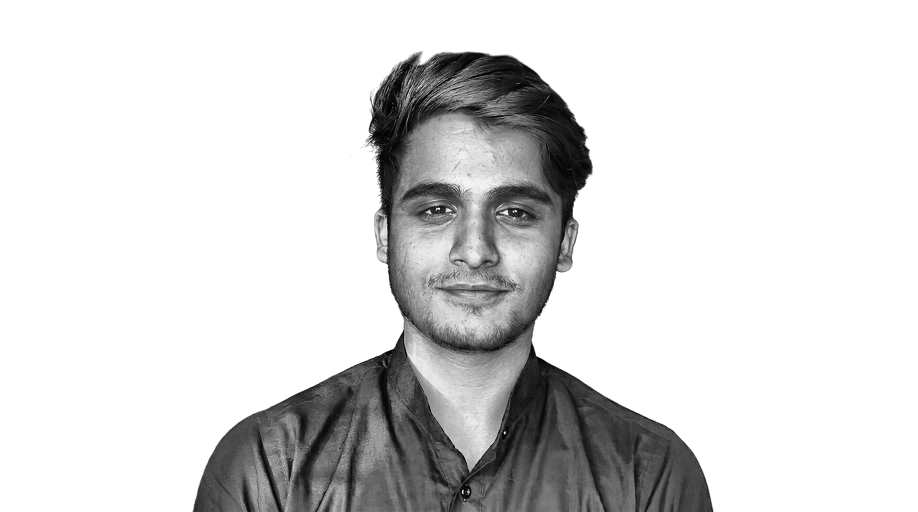
#> input picture assets/images/source-prepped.png, 2752 x 1536 px (shown at 1/3 size)
$ python make_ascii_svg.py
#> lines starting #> are read from the running program, lines starting #| are printed output that depends on the picture
### scripts/utils.py
"""
utils.py — Shared helpers, config constants, and SVG building blocks
for the RATHAN005 GitHub profile art pipeline.
"""

from __future__ import annotations
import os
import textwrap
from pathlib import Path

# ── Project root ──────────────────────────────────────────────────────────────
ROOT = Path(__file__).resolve().parent.parent   # d:/GitProfile/RATHAN005
SCRIPTS_DIR  = ROOT / "scripts"
DATA_DIR     = ROOT / "data"
ASSETS_DIR   = ROOT / "assets"
IMAGES_DIR   = ASSETS_DIR / "images"
ASCII_DIR    = ASSETS_DIR / "ascii"
CARDS_DIR    = ASSETS_DIR / "cards"
HEATMAP_DIR  = ASSETS_DIR / "heatmap"

# ── Profile config ────────────────────────────────────────────────────────────
USERNAME     = "RATHAN005"
DISPLAY_NAME = "Rathan K"
EMAIL        = "rathan14705@gmail.com"

# Neofetch card content (keep lines ≤ 42 chars for the SVG width)
INFO_LINES: list[tuple[str, str, str]] = [
    # (key_color, key, value)
    ("#39d353", "user",    f"{USERNAME}@github"),
    ("#555",    "─" * 22, ""),
    ("#a855f7", "role",    "Software Engineer"),
    ("#a855f7", "",        "Accessibility Engineer"),
    ("#6d28d9", "now",     "Accessibility Intern @ SQA"),
    ("#6d28d9", "",        "July 2026 – Present"),
    ("#4f46e5", "edu",     "B.E. CSE · Karpagam · 2027"),
    ("#7c3aed", "stack",   "React · Spring Boot · Node.js"),
    ("#7c3aed", "",        "Docker · Kubernetes · AWS"),
    ("#8b5cf6", "certs",   "AWS CCP · Oracle SQL/Java"),
    ("#8b5cf6", "",        "Cisco Net · Cisco Cyber"),
    ("#555",    "─" * 22, ""),
    ("#39d353", "open to", "Full Stack · DevOps"),
    ("#39d353", "",        "Accessibility · AI Tooling"),
    ("#555",    "─" * 22, ""),
    ("#a855f7", "email",   EMAIL),
]

# ── SVG helpers ───────────────────────────────────────────────────────────────
# [8 lines left out: function svg_open, not called in this run]


def svg_close() -> str:
    return "</svg>"


# [18 lines left out: functions embed_font, monospace_style, not called in this run]


# ── Ensure output directories exist ──────────────────────────────────────────
def ensure_dirs() -> None:
    for d in (DATA_DIR, IMAGES_DIR, ASCII_DIR, CARDS_DIR, HEATMAP_DIR):
        d.mkdir(parents=True, exist_ok=True)


# [4 lines that do not run on import are left out]

### scripts/make_ascii_svg.py
"""
make_ascii_svg.py — Convert a prepped grayscale photo (or built-in fallback art)
into a self-typing monochrome ASCII SVG for RATHAN005's GitHub profile.

Animation: each row wipes left-to-right via a clipPath that expands,
with a small block "cursor" riding the right edge. Rows stagger top-to-bottom.
Plays once, then freezes.

Photo path: assets/images/source-prepped.png
Output:     rathan-ascii.svg

If the photo is missing, a stylised built-in avatar is used instead.
"""

from __future__ import annotations
import sys
from pathlib import Path

sys.path.insert(0, str(Path(__file__).parent))
from utils import IMAGES_DIR, ROOT, ensure_dirs

OUTPUT_SVG  = ROOT / "rathan-ascii.svg"
PREPPED_IMG = IMAGES_DIR / "source-prepped.png"

# ── ASCII parameters ──────────────────────────────────────────────────────────
# Density ramp: index 0 = brightest (sparse), last = darkest (dense)
RAMP        = " .`':-=+*cso#%@"
CHAR_W      = 100    # character columns in the grid
CHAR_H      = 53     # character rows — matches ~2:1 cell aspect ratio

# ── SVG layout ────────────────────────────────────────────────────────────────
FONT_SIZE   = 7.5    # px — tight but readable
CHAR_PX_W   = 4.5    # px per character (monospace advance at font-size 7.5)
CHAR_PX_H   = 9.0    # px per row (line-height ~1.2×)
PAD_X       = 10
PAD_Y       = 14
SVG_W       = int(PAD_X * 2 + CHAR_W * CHAR_PX_W)   # ≈ 470
SVG_H       = int(PAD_Y * 2 + CHAR_H * CHAR_PX_H)   # ≈ 505
FONT        = "JetBrains Mono, Consolas, monospace"
FILL_COLOR  = "#b0bec5"   # monochrome light grey — clean on dark bg
BG_COLOR    = "#0d1117"
CURSOR_CLR  = "#a855f7"

# Animation timing
ROW_DELAY_MS   = 30    # stagger between rows
ROW_DUR_MS     = 380   # duration of each row's wipe
CURSOR_TRAIL   = 12    # px wide cursor block


# ── Built-in fallback art ─────────────────────────────────────────────────────
# A stylised "R" terminal avatar — used when no photo is present.
# 53 rows × 100 chars (padded to exactly CHAR_W with spaces).
_FALLBACK_ART_LINES = [
    "                                                                                                    ",
    "                                                                                                    ",
    "        .:::::::.    .:::::::.    :::::::::::   :::   :::       :::     ::::    :::                 ",
    "       :+:    :+:  :+:    :+:       :+:        :+:   :+:      :+:+:   :+:+:   :+:                 ",
    "      +:+    +:+  +:+    +:+       +:+        +:+   +:+     :+: +:+  +:+:+:  +:+                  ",
    "     +#++:++#:   +#+    +:+       +#+        +#+   +:+    +#+  +:+# +#+ +:+ +#+                   ",
    "    +#+    +#+  +#+    +#+       +#+        +#+   +#+   +#+#+#+#+#+ +#+  +#+#+#                    ",
    "   #+#    #+#  #+#    #+#       #+#        #+#   #+#   #+#    #+# #+#   #+#+#                     ",
    "  ###    ###   ########        ###         #######    ###    ### ###    ####                       ",
    "                                                                                                    ",
    "                                                                                                    ",
    "  ╔══════════════════════════════════════════════════════════════════════════════════════════╗      ",
    "  ║                                                                                          ║      ",
    "  ║   $ whoami                                                                               ║      ",
    "  ║   rathan — Software Engineer · Accessibility Engineer                                   ║      ",
    "  ║                                                                                          ║      ",
    "  ║   $ cat /etc/stack                                                                       ║      ",
    "  ║   React · Spring Boot · Node.js · Docker · Kubernetes · AWS · GitHub Actions            ║      ",
    "  ║                                                                                          ║      ",
    "  ║   $ cat /etc/role                                                                        ║      ",
    "  ║   Accessibility Intern @ SQA  |  B.E. CSE · Class of 2027                              ║      ",
    "  ║                                                                                          ║      ",
    "  ║   $ cat /etc/certs                                                                       ║      ",
    "  ║   AWS CCP · Oracle SQL/Java · Cisco Networking · Cisco Cybersecurity · NPTEL            ║      ",
    "  ║                                                                                          ║      ",
    "  ║   $ cat /etc/open_to                                                                     ║      ",
    "  ║   Full Stack  ·  DevOps / Cloud  ·  Accessibility  ·  AI Tooling                       ║      ",
    "  ║                                                                                          ║      ",
    "  ║   $ git log --oneline --projects                                                         ║      ",
    "  ║   abc1234  Kata-Sync — Chrome extension for dev workflow productivity                   ║      ",
    "  ║   def5678  DevSecOps Portal — JWT · RBAC · Vault · ArgoCD · Prometheus                 ║      ",
    "  ║   ghi9012  Staffbase — Spring Boot MVC · JWT · MySQL/PostgreSQL                        ║      ",
    "  ║   jkl3456  AI Chatbot on ESP32-C3 Mini — embedded C · Wi-Fi · REST AI                  ║      ",
    "  ║                                                                                          ║      ",
    "  ║   $ ping rathan14705@gmail.com                                                           ║      ",
    "  ║   PING success — I reply within 24h                                                     ║      ",
    "  ║                                                                                          ║      ",
    "  ╚══════════════════════════════════════════════════════════════════════════════════════════╝      ",
    "                                                                                                    ",
    "                                                                                                    ",
    "  ┌─────────────────────────────────────────────────────────────────────────────────────┐          ",
    "  │  WCAG 2.1  ·  NVDA  ·  Keyboard-only nav  ·  ARIA  ·  Assistive-tech auditing     │          ",
    "  └─────────────────────────────────────────────────────────────────────────────────────┘          ",
    "                                                                                                    ",
    "  ██████╗   ╦ ╦╦╦═╗╦  ╔╦╗                                                                         ",
    "  ██╔══██╗  ╠═╣║╠╣ ║  ║║║                                                                         ",
    "  ██████╔╝  ╩ ╩╩╩  ╩═╝╩ ╩                                                                         ",
    "  ██╔══██╗   Accessibility · DevOps · Full Stack · AI Tooling                                      ",
    "  ██████╔╝                                                                                          ",
    "  ╚═════╝    github.com/RATHAN005   ·   rathan14705@gmail.com                                      ",
    "                                                                                                    ",
    "                                                                                                    ",
    "                                                                                                    ",
]


def _pad_line(line: str, width: int = CHAR_W) -> str:
    """Pad / truncate a line to exactly `width` characters."""
    return line[:width].ljust(width)


def load_image_art() -> list[str] | None:
    """Try to load and convert the prepped photo to ASCII rows. Returns None if unavailable."""
    if not PREPPED_IMG.exists():
        return None
    try:
        from PIL import Image
        img = Image.open(PREPPED_IMG).convert("L")
        img = img.resize((CHAR_W, CHAR_H), Image.LANCZOS)

        rows: list[str] = []
        pixels = img.load()
        for row in range(CHAR_H):
            line = ""
            for col in range(CHAR_W):
                brightness = pixels[col, row]       # 0=black, 255=white
                idx = int(brightness / 255 * (len(RAMP) - 1))
                idx = len(RAMP) - 1 - idx           # invert: bright → sparse
                line += RAMP[idx]
            rows.append(line)
        return rows
    except Exception as e:
        print(f"WARNING: Could not load image ({e}). Using fallback art.")
        return None


def make_svg(rows: list[str]) -> str:
    parts: list[str] = []
    n_rows = len(rows)
    total_anim_ms = n_rows * ROW_DELAY_MS + ROW_DUR_MS

    # ── Header ──
    parts.append(
        f'<svg xmlns="http://www.w3.org/2000/svg" '
        f'width="{SVG_W}" height="{SVG_H}" '
        f'viewBox="0 0 {SVG_W} {SVG_H}">'
    )

    # ── Styles ──
    # Each row has an animation class; cursor fades in/out at end of row wipe
    parts.append(f"""<style>
@import url('https://fonts.googleapis.com/css2?family=JetBrains+Mono:wght@400&amp;display=swap');
@keyframes wipeIn {{
  from {{ clip-path: inset(0 100% 0 0); }}
  to   {{ clip-path: inset(0 0% 0 0); }}
}}
</style>""")

    # ── Background ──
    parts.append(
        f'<rect width="{SVG_W}" height="{SVG_H}" fill="{BG_COLOR}"/>'
    )

    # ── Rows ──
    # We use SVG <clipPath> + animation to wipe each row left-to-right.
    # Each row gets its own clipPath and animated <rect> inside it.
    defs_parts: list[str] = []
    text_parts: list[str] = []

    for ri, line in enumerate(rows):
        clip_id = f"cr{ri}"
        delay   = ri * ROW_DELAY_MS
        dur     = ROW_DUR_MS
        x       = PAD_X
        y       = PAD_Y + ri * CHAR_PX_H + FONT_SIZE   # text baseline

        # clipPath with an animated rect expanding left→right
        defs_parts.append(
            f'<clipPath id="{clip_id}">'
            f'<rect x="{x}" y="{y - FONT_SIZE}" '
            f'height="{CHAR_PX_H + 1}">'
            f'<animate attributeName="width" '
            f'from="0" to="{SVG_W}" '
            f'dur="{dur}ms" begin="{delay}ms" '
            f'fill="freeze"/>'
            f'</rect>'
            f'</clipPath>'
        )

        # Escape XML special chars in the art line
        safe = (line
                .replace("&", "&amp;")
                .replace("<", "&lt;")
                .replace(">", "&gt;"))

        text_parts.append(
            f'<text clip-path="url(#{clip_id})" '
            f'x="{x}" y="{y}" '
            f'font-family="{FONT}" font-size="{FONT_SIZE}" '
            f'fill="{FILL_COLOR}" xml:space="preserve">'
            f'{safe}'
            f'</text>'
        )

    parts.append(f'<defs>{"".join(defs_parts)}</defs>')
    parts.extend(text_parts)

    # ── Blinking cursor that appears after the last row finishes ──
    last_row_end_ms = (n_rows - 1) * ROW_DELAY_MS + ROW_DUR_MS
    cursor_y = PAD_Y + n_rows * CHAR_PX_H - 2
    parts.append(
        f'<rect x="{PAD_X}" y="{cursor_y - int(FONT_SIZE)}" '
        f'width="6" height="{int(FONT_SIZE) + 1}" '
        f'fill="{CURSOR_CLR}" opacity="0">'
        f'<animate attributeName="opacity" '
        f'values="0;1;0" dur="1.1s" '
        f'begin="{last_row_end_ms}ms" repeatCount="indefinite"/>'
        f'</rect>'
    )

    parts.append('</svg>')
    return "\n".join(parts)


def main() -> None:
    ensure_dirs()
    rows = load_image_art()
#> in load_image_art, img is the input picture: PIL image 2752x1536 L; min 0, max 255, mean 217.3
#> in load_image_art, `img = img.resize((CHAR_W, CHAR_H), Image.LANCZOS)`:
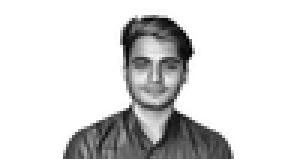
#> img: PIL image 100x53 L (shown 3 times larger); min 0, max 255, mean 217
#> after the loop in load_image_art, `for row in range(CHAR_H):`: rows = 53 items
#> rows = 53 items
    if rows is None:
        print("No prepped photo found — using built-in stylised avatar art.")
        rows = [_pad_line(l) for l in _FALLBACK_ART_LINES]
    else:
        print(f"Loaded image art: {len(rows)} rows × {CHAR_W} cols")
#| Loaded image art: 53 rows × 100 cols
        rows = [_pad_line(r) for r in rows]

    svg = make_svg(rows)
#> in make_svg, `n_rows = len(rows)`: n_rows = 53
#> in make_svg, `total_anim_ms = n_rows * ROW_DELAY_MS + ROW_DUR_MS`: total_anim_ms = 1970
#> the loop in make_svg, `for ri, line in enumerate(rows):` made 53 passes
#> (clip_id, delay, y) on passes 1 to 12: ('cr0', 0, 21.5), ('cr1', 30, 30.5), ('cr2', 60, 39.5), ('cr3', 90, 48.5), ('cr4', 120, 57.5), ('cr5', 150, 66.5), ('cr6', 180, 75.5), ('cr7', 210, 84.5), ('cr8', 240, 93.5), ('cr9', 270, 102.5), ('cr10', 300, 111.5), ('cr11', 330, 120.5)
#> after the loop in make_svg, `for ri, line in enumerate(rows):`: defs_parts = 53 items
#> in make_svg, `last_row_end_ms = (n_rows - 1) * ROW_DELAY_MS + ROW_DUR_MS`: last_row_end_ms = 1940
#> in make_svg, `cursor_y = PAD_Y + n_rows * CHAR_PX_H - 2`: cursor_y = 489
    OUTPUT_SVG.write_text(svg, encoding="utf-8")
    print(f"Wrote → {OUTPUT_SVG}  ({len(svg):,} bytes)")
#| Wrote → rathan-ascii.svg  (22,840 bytes)


if __name__ == "__main__":
    main()
